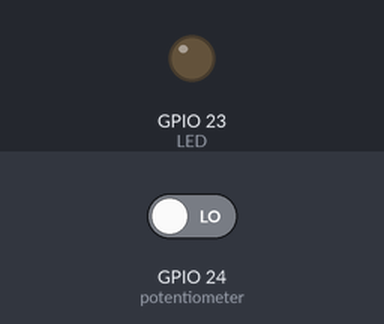
Bench run of a program on a simulated Raspberry Pi (BCM pin numbers). Shown: output pins drawn as LEDs (lit = HIGH). The inputs (shaded band) are chosen by the test bench; at power-on: GPIO 24 (potentiometer) LOW.

Above: at 1.2 s.
1.3 s: GPIO 24 (potentiometer) driven HIGH
At 1.7 s:
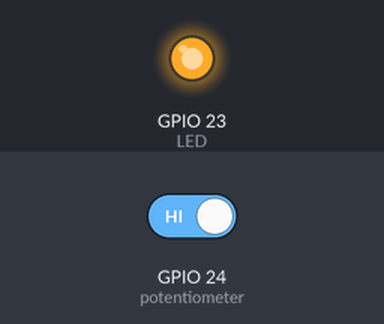
2.9 s: GPIO 24 (potentiometer) driven LOW
At 4.1 s:
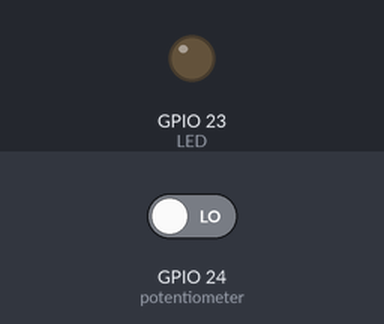
Timing chart, 0 to 5.9 s (numbered marks = the images above; inputs shaded):
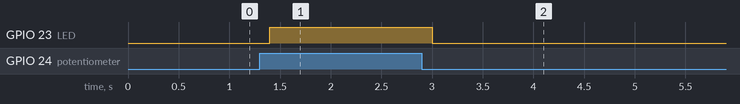

Measured:
- after the input at 1.3 s, GPIO 23 (LED): LOW → HIGH after 0.10 s
- after the input at 2.9 s, GPIO 23 (LED): HIGH → LOW after 0.10 s

The program:

3.potentiometer.py
```python
"""
* 라즈베리파이 입출력 키트 가변저항 예제 03.potentiometer
*
* 본 예제는 가변저항을 돌려서 입력 전압을 변경해 LED를 ON/OFF하는 동작을 수행합니다.
*
* 사용 소자 : LED 1ea, 저항 1ea(220옴 권장), 가변저항
* LED      : GPIO 16번 | BCM : 23
* 가변 저항 : GPIO 18번 | BCM : 24
*
* 가변저항을 사용하는 경우 양 끝을 VCC(+)및 GND(-)에 연결하면 중앙 핀에서 아날로그 신호를 얻을 수 있습니다.
* 이 신호는 ADC 기능을 이용하면 ADC성능에 따라 매우 다양한(10bit ADC = 1024) 값을 얻을 수 있으나 라즈베리파이의 GPIO는 ADC 기능을 지원하지 않습니다.
* 라즈베리파이에서 ADC 기능을 이용하기 위해서는 별도의 ADC칩(모듈)을 사용해야 하며, 여기서는 GPIO의 디지털 입력 기능의 테스트 용도로만 사용합니다.
*
* 디지털 입력은 0V=LOW, 3.3V=HIGH 처럼 정확한 값으로 판단하지 않으며, 0V ~ 1V 범위는 LOW, 2V ~ 3.3V는 HIGH와 같이 일정 범위를 H/L로 판단합니다.
* 이 경우 1~2V에서는 H/L가 정확하지 않은 상태가 되며, 이 전압 범위 내에서는 가변저항을 돌리지 않아도 High 혹은 Low가 고정되지 않고 변경되는 동작이 있을 수 있습니다.
* ※ 전압 값은 예시이며 정확한 정보는 칩셋 데이터시트 참고
*
* 키트 정보 : https://www.eleparts.co.kr/EPXDTWPM
"""

import RPi.GPIO as GPIO
import time

LED = 23           # LED BCM 핀 번호 정의
potentiometer = 24 # 가변저항 BCM 핀 번호 정의

# GPIO.setwarnings (False)  # GPIO 사용중 경고 비활성화 명령, GPIO.cleanup() 사용 시 불필요

GPIO.setmode(GPIO.BCM)      # BCM 핀 번호 사용

GPIO.setup(LED, GPIO.OUT)            # LED 출력핀으로 설정
GPIO.setup(potentiometer, GPIO.IN)   # 가변 저항 입력핀으로 설정
GPIO.output(LED, False)              # LED 초기값 Off

try:

    while 1:

        if (GPIO.input(potentiometer)):  # 가변저항으로 입력되는 값이 HIGH인 경우

            GPIO.output(LED, True)         # LED On
            time.sleep(0.2)                # 0.2초 지연

        else:                            # 가변저항으로 입력되는 값이 LOW인 경우

            GPIO.output(LED, False)        # LED Off
            time.sleep(0.2)                # 0.2초 지연

finally:
        GPIO.cleanup()      # GPIO 상태 초기화, 없을 경우 예제 재 실행 시 사용중인 GPIO 경고 발생
        
```
